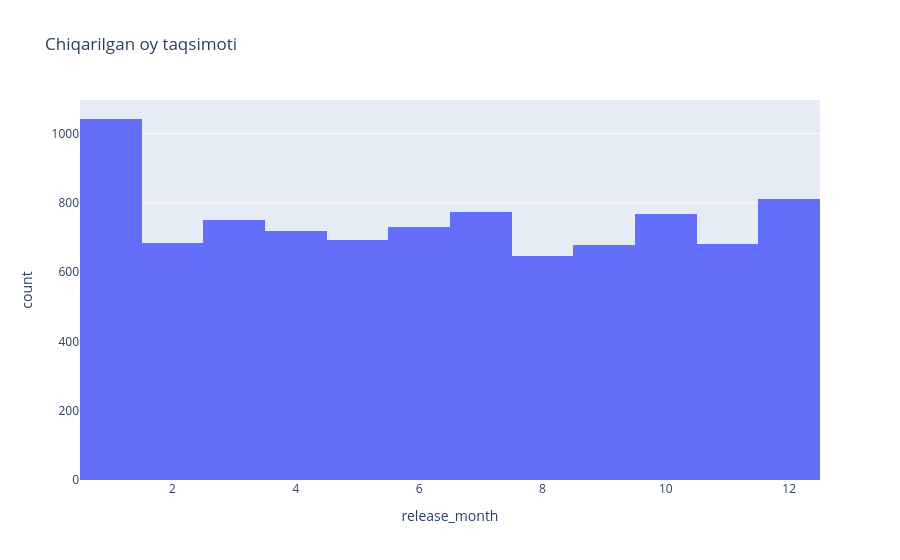

Notebook code for this chart:
### Markdown cell above
# 4. release_month taqsimoti

### Code cell
fig = px.histogram(
    df_fe,
    x="release_month",
    title = "Chiqarilgan oy taqsimoti"
)
fig.show()
fig.write_image(
    "../results/figures/feature_engineered/release_month_dist.png"
)

### Figure 1 — Plotly figure (JSON) as saved in the notebook; plotly's stock layout.template omitted (floating-point values rounded to 4 significant figures; data arrays with more than 128 entries replaced by an {"elided": "..."} marker saying what was removed)
{"data": [{"bingroup": "x", "hovertemplate": "release_month=%{x}<br>count=%{y}<extra></extra>", "legendgroup": "", "marker": {"color": "#636efa", "pattern": {"shape": ""}}, "name": "", "orientation": "v", "showlegend": false, "type": "histogram", "x": {"elided": "8977 int values"}, "xaxis": "x", "yaxis": "y"}], "layout": {"barmode": "relative", "legend": {"tracegroupgap": 0}, "title": {"text": "Chiqarilgan oy taqsimoti"}, "xaxis": {"anchor": "y", "domain": [0, 1], "title": {"text": "release_month"}}, "yaxis": {"anchor": "x", "domain": [0, 1], "title": {"text": "count"}}}}
